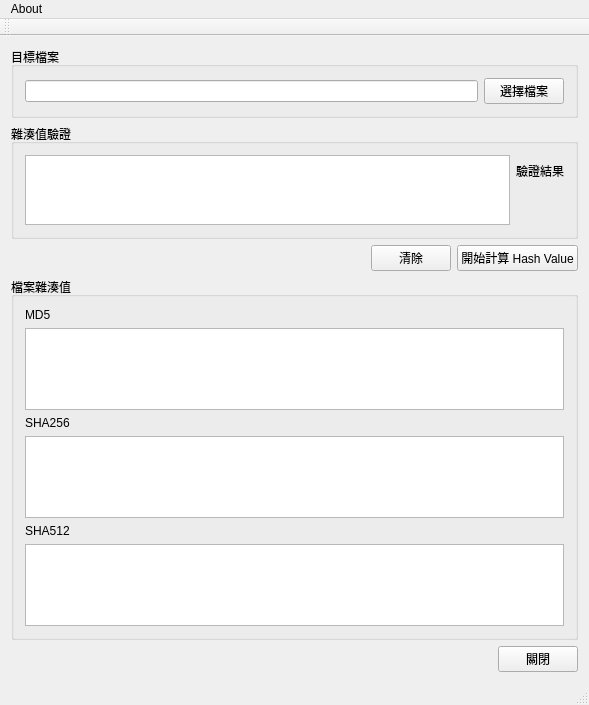
<?xml version="1.0" encoding="UTF-8"?>
<ui version="4.0">
 <class>MainWindow</class>
 <widget class="QMainWindow" name="MainWindow">
  <property name="geometry">
   <rect>
    <x>0</x>
    <y>0</y>
    <width>589</width>
    <height>705</height>
   </rect>
  </property>
  <property name="windowTitle">
   <string>MainWindow</string>
  </property>
  <widget class="QWidget" name="centralWidget">
   <layout class="QVBoxLayout" name="verticalLayout_8">
    <item>
     <widget class="QGroupBox" name="groupBox">
      <property name="title">
       <string>目標檔案</string>
      </property>
      <layout class="QVBoxLayout" name="verticalLayout">
       <item>
        <layout class="QHBoxLayout" name="horizontalLayout">
         <item>
          <widget class="QLineEdit" name="file_path_lineedit"/>
         </item>
         <item>
          <widget class="QPushButton" name="file_choose_btn">
           <property name="text">
            <string>選擇檔案</string>
           </property>
          </widget>
         </item>
        </layout>
       </item>
      </layout>
     </widget>
    </item>
    <item>
     <widget class="QGroupBox" name="groupBox_3">
      <property name="title">
       <string>雜湊值驗證</string>
      </property>
      <layout class="QVBoxLayout" name="verticalLayout_7">
       <item>
        <layout class="QHBoxLayout" name="horizontalLayout_5">
         <item>
          <widget class="QTextEdit" name="verify_textedit"/>
         </item>
         <item>
          <layout class="QVBoxLayout" name="verticalLayout_6">
           <item>
            <widget class="QLabel" name="label_4">
             <property name="text">
              <string>驗證結果</string>
             </property>
            </widget>
           </item>
           <item>
            <widget class="QLabel" name="result_label">
             <property name="text">
              <string/>
             </property>
            </widget>
           </item>
          </layout>
         </item>
        </layout>
       </item>
      </layout>
     </widget>
    </item>
    <item>
     <layout class="QHBoxLayout" name="horizontalLayout_4">
      <item>
       <layout class="QHBoxLayout" name="horizontalLayout_2">
        <item>
         <spacer name="horizontalSpacer">
          <property name="orientation">
           <enum>Qt::Horizontal</enum>
          </property>
          <property name="sizeHint" stdset="0">
           <size>
            <width>40</width>
            <height>20</height>
           </size>
          </property>
         </spacer>
        </item>
        <item>
         <widget class="QPushButton" name="clear_btn">
          <property name="text">
           <string>清除</string>
          </property>
         </widget>
        </item>
       </layout>
      </item>
      <item>
       <widget class="QPushButton" name="hash_btn">
        <property name="text">
         <string>開始計算 Hash Value</string>
        </property>
       </widget>
      </item>
     </layout>
    </item>
    <item>
     <widget class="QGroupBox" name="groupBox_2">
      <property name="title">
       <string>檔案雜湊值</string>
      </property>
      <layout class="QVBoxLayout" name="verticalLayout_5">
       <item>
        <layout class="QVBoxLayout" name="verticalLayout_2">
         <item>
          <widget class="QLabel" name="label">
           <property name="text">
            <string>MD5</string>
           </property>
          </widget>
         </item>
         <item>
          <widget class="QTextEdit" name="md5_hash_value"/>
         </item>
        </layout>
       </item>
       <item>
        <layout class="QVBoxLayout" name="verticalLayout_3">
         <item>
          <widget class="QLabel" name="label_2">
           <property name="text">
            <string>SHA256</string>
           </property>
          </widget>
         </item>
         <item>
          <widget class="QTextEdit" name="sha256_hash_value"/>
         </item>
        </layout>
       </item>
       <item>
        <layout class="QVBoxLayout" name="verticalLayout_4">
         <item>
          <widget class="QLabel" name="label_3">
           <property name="text">
            <string>SHA512</string>
           </property>
          </widget>
         </item>
         <item>
          <widget class="QTextEdit" name="sha512_hash_value"/>
         </item>
        </layout>
       </item>
      </layout>
     </widget>
    </item>
    <item>
     <layout class="QHBoxLayout" name="horizontalLayout_3">
      <item>
       <spacer name="horizontalSpacer_2">
        <property name="orientation">
         <enum>Qt::Horizontal</enum>
        </property>
        <property name="sizeHint" stdset="0">
         <size>
          <width>40</width>
          <height>20</height>
         </size>
        </property>
       </spacer>
      </item>
      <item>
       <widget class="QPushButton" name="exit_btn">
        <property name="text">
         <string>關閉</string>
        </property>
       </widget>
      </item>
     </layout>
    </item>
   </layout>
  </widget>
  <widget class="QMenuBar" name="menuBar">
   <property name="geometry">
    <rect>
     <x>0</x>
     <y>0</y>
     <width>589</width>
     <height>22</height>
    </rect>
   </property>
   <widget class="QMenu" name="menuAbout">
    <property name="title">
     <string>About</string>
    </property>
    <addaction name="action_author_btn"/>
   </widget>
   <addaction name="menuAbout"/>
  </widget>
  <widget class="QToolBar" name="mainToolBar">
   <attribute name="toolBarArea">
    <enum>TopToolBarArea</enum>
   </attribute>
   <attribute name="toolBarBreak">
    <bool>false</bool>
   </attribute>
  </widget>
  <widget class="QStatusBar" name="statusBar"/>
  <action name="action_author_btn">
   <property name="text">
    <string>作者 &amp;&amp; 使用說明</string>
   </property>
  </action>
 </widget>
 <layoutdefault spacing="6" margin="11"/>
 <resources/>
 <connections/>
</ui>
